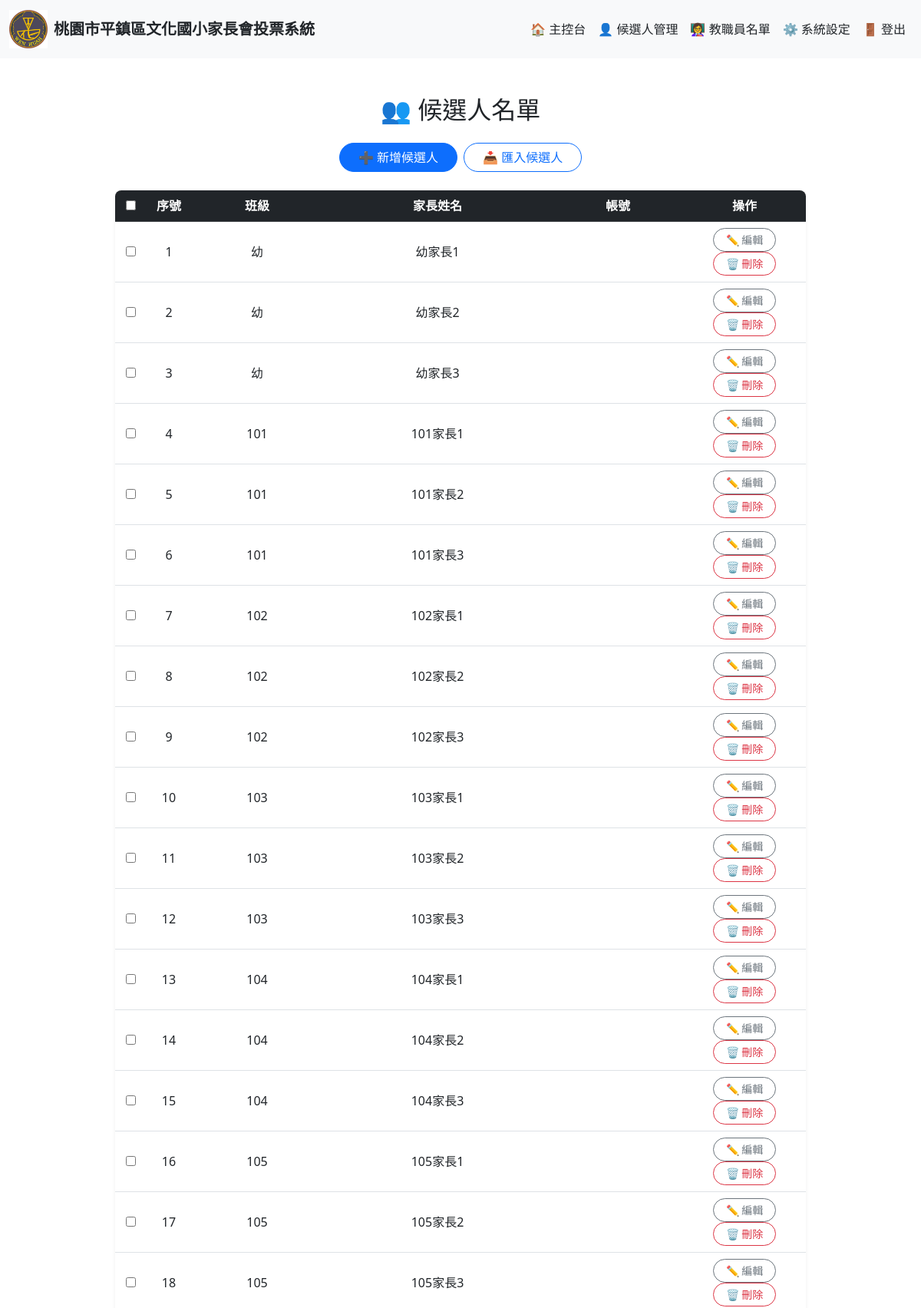
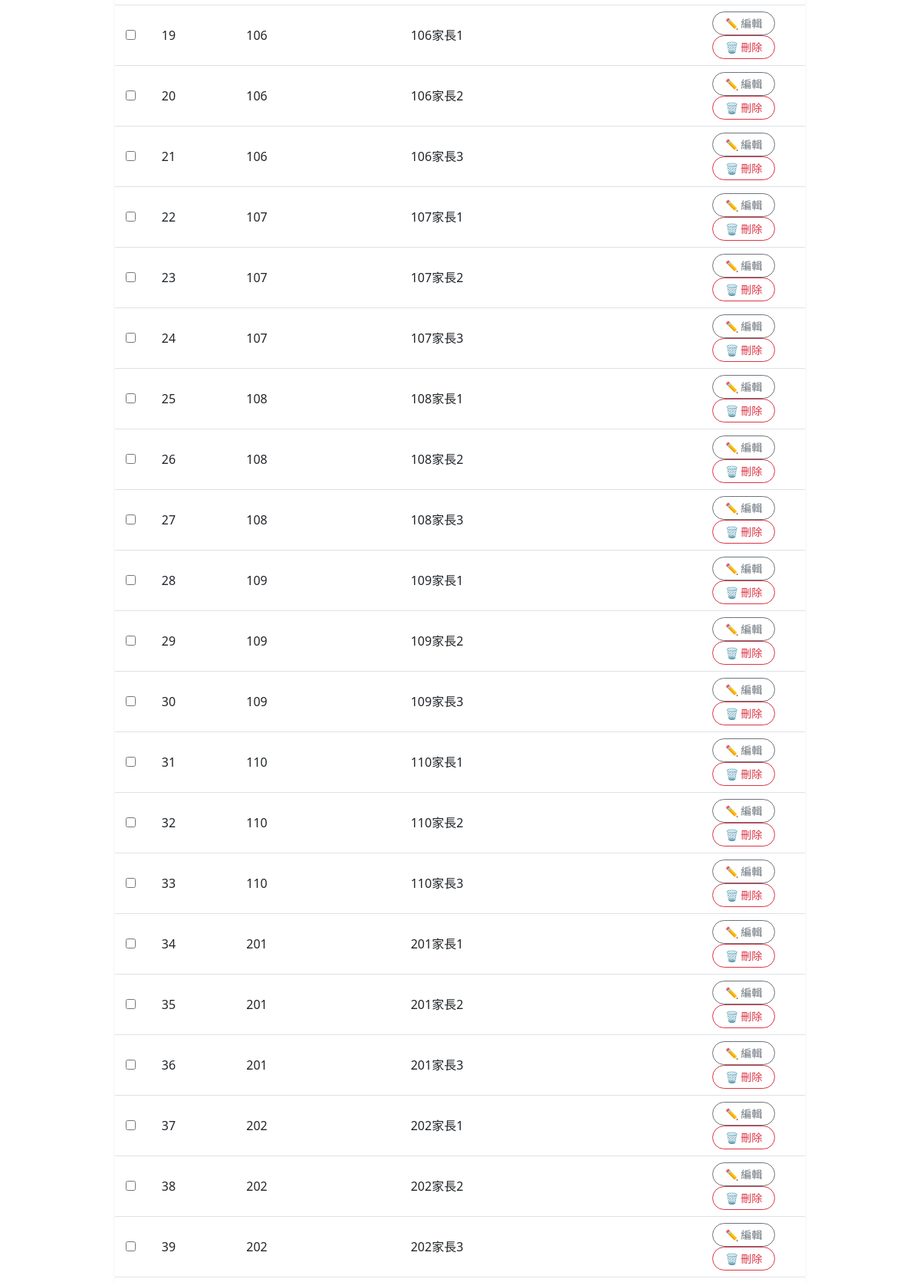
Screenshot of /admin/candidates (signed in, upper part) with the database file from the repository (2 pictures, top to bottom).
### models.py (models this page shows)
class Candidate(db.Model):
    __tablename__ = 'candidate'
    id = db.Column(db.Integer, primary_key=True)
    name = db.Column(db.String(50), nullable=False)             # 候選人顯示名
    class_name = db.Column(db.String(50), nullable=True)        # 學生班級
    parent_name = db.Column(db.String(50), nullable=True)       # 家長姓名
    phase_id = db.Column(db.Integer, db.ForeignKey('vote_phase.id', name='fk_candidate_phase'), default=1)
    has_voted = db.Column(db.Boolean, default=False)
    is_signed_in = db.Column(db.Boolean, default=False)
    signed_in_time = db.Column(db.DateTime, nullable=True)
    is_promoted = db.Column(db.Boolean, default=False)
    is_winner = db.Column(db.Boolean, default=False)
    promote_type = db.Column(db.String(10), nullable=True)
    user = db.relationship("User", back_populates="candidate", uselist=False)

### admin/candidates.py (the view)
@admin_candidates_bp.route('/candidates', methods=['GET'], endpoint='admin_candidate_list')
def admin_candidate_list():
    if 'admin' not in session:
        return redirect(url_for('admin_auth.admin_login'))
    candidates = Candidate.query.all()
    return render_template('admin_candidates.html', candidates=candidates)

### app.py (called while the page is built)
@app.before_request
def auto_log_post_requests():
    if not should_log_request(request, exclude_prefixes=EXCLUDE_PREFIXES, exclude_endpoints=EXCLUDE_ENDPOINTS):
        return
    user_type, user_id = get_request_user(session)
    action = zh_action_from_request(request)
    add_log(user_type, user_id, action)

### utils/helpers.py (called while the page is built)
def should_log_request(req, exclude_prefixes=("/static",), exclude_endpoints: set[str] | None = None) -> bool:
    if req.method not in ("POST", "PUT", "DELETE", "PATCH"):
        return False
    if any(req.path.startswith(p) for p in exclude_prefixes):
        return False
    if exclude_endpoints and req.endpoint in exclude_endpoints:
        return False
    return True

### templates/admin_candidates.html (shortened to what this page needs)
{% extends "layout.html" %}
{% block content %}
<div class="container mt-5" style="max-width: 1000px;">
  <h2 class="mb-4 text-center">👥 候選人名單</h2>
  <div class="d-flex justify-content-center mb-4 gap-2">
    <a href="{{ url_for('admin_candidates.admin_add_candidate') }}" class="btn btn-primary rounded-pill px-4">➕ 新增候選人</a>
    <a href="{{ url_for('admin_candidates.admin_import_candidates') }}" class="btn btn-outline-primary rounded-pill px-4">📥 匯入候選人</a>
  </div>
  <form method="POST" action="{{ url_for('admin_candidates.admin_delete_candidates') }}"
        onsubmit="return confirm('確定要刪除選中的候選人及其票數嗎？');">
    <div class="table-responsive shadow-sm rounded-3 mx-auto" style="max-width: 900px;">
      <table class="table table-hover align-middle text-center mb-0">
        <thead class="table-dark">
          <tr>
            <th style="width:40px;"><input type="checkbox" id="select_all"></th>
            <th style="width:60px;">序號</th>
            <th>班級</th>
            <th>家長姓名</th>
            <th>帳號</th>
            <th style="width:160px;">操作</th>
          </tr>
        </thead>
        <tbody>
          {% for c in candidates %}
            <tr>
              <td><input type="checkbox" name="candidate_ids" value="{{ c.id }}"></td>
              <td>{{ loop.index }}</td>
              <td>{{ c.class_name }}</td>
              <td>{{ c.parent_name }}</td>
              <td>{{ c.username }}</td>
              <td>
                <a href="{{ url_for('admin_candidates.admin_edit_candidate', candidate_id=c.id) }}" class="btn btn-sm btn-outline-secondary rounded-pill px-3">✏️ 編輯</a>
                <a href="{{ url_for('admin_candidates.admin_delete_candidate', candidate_id=c.id) }}" class="btn btn-sm btn-outline-danger rounded-pill px-3">🗑️ 刪除</a>
              </td>
            </tr>
          {% else %}
            <tr>
              <td colspan="6" class="text-muted py-3">目前沒有候選人資料</td>
            </tr>
          {% endfor %}
        </tbody>
      </table>
    </div>
  </form>
</div>
{% endblock %}

### rows the page displays
Candidate: class_name "幼", parent_name "幼家長1"
Candidate: class_name "幼", parent_name "幼家長2"
Candidate: class_name "幼", parent_name "幼家長3"
Candidate: class_name "101", parent_name "101家長1"
Candidate: class_name "101", parent_name "101家長2"
Candidate: class_name "101", parent_name "101家長3"
Candidate: class_name "102", parent_name "102家長1"
Candidate: class_name "102", parent_name "102家長2"
Candidate: class_name "102", parent_name "102家長3"
Candidate: class_name "103", parent_name "103家長1"
Candidate: class_name "103", parent_name "103家長2"
Candidate: class_name "103", parent_name "103家長3"
Candidate: class_name "104", parent_name "104家長1"
Candidate: class_name "104", parent_name "104家長2"
Candidate: class_name "104", parent_name "104家長3"
Candidate: class_name "105", parent_name "105家長1"
Candidate: class_name "105", parent_name "105家長2"
Candidate: class_name "105", parent_name "105家長3"
Candidate: class_name "106", parent_name "106家長1"
Candidate: class_name "106", parent_name "106家長2"
Candidate: class_name "106", parent_name "106家長3"
Candidate: class_name "107", parent_name "107家長1"
Candidate: class_name "107", parent_name "107家長2"
Candidate: class_name "107", parent_name "107家長3"
Candidate: class_name "108", parent_name "108家長1"
Candidate: class_name "108", parent_name "108家長2"
Candidate: class_name "108", parent_name "108家長3"
Candidate: class_name "109", parent_name "109家長1"
Candidate: class_name "109", parent_name "109家長2"
Candidate: class_name "109", parent_name "109家長3"
Candidate: class_name "110", parent_name "110家長1"
Candidate: class_name "110", parent_name "110家長2"
Candidate: class_name "110", parent_name "110家長3"
Candidate: class_name "201", parent_name "201家長1"
Candidate: class_name "201", parent_name "201家長2"
Candidate: class_name "201", parent_name "201家長3"
Candidate: class_name "202", parent_name "202家長1"
Candidate: class_name "202", parent_name "202家長2"
Candidate: class_name "202", parent_name "202家長3"
